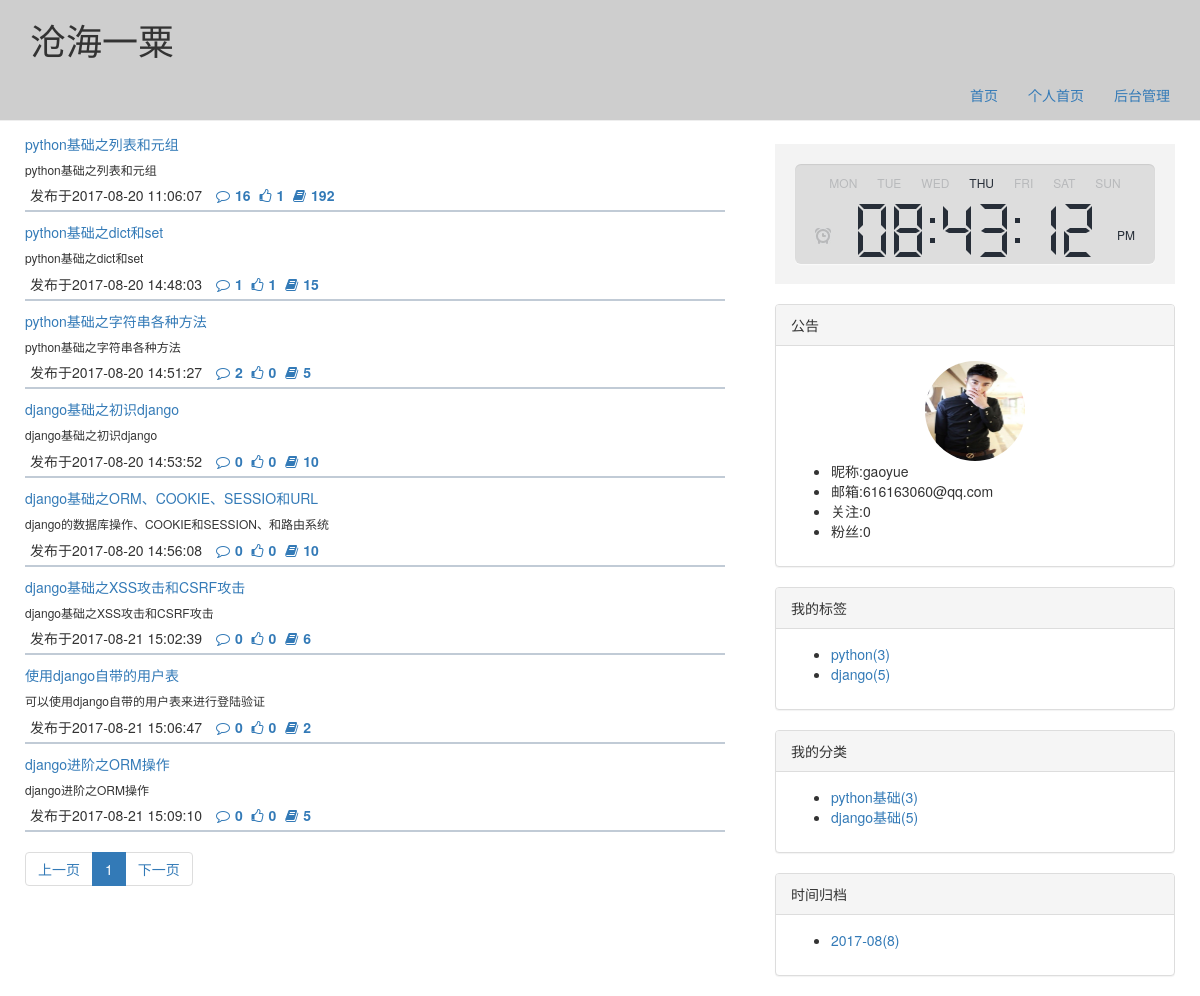
Page /gaoyue/ on the earlier database version.
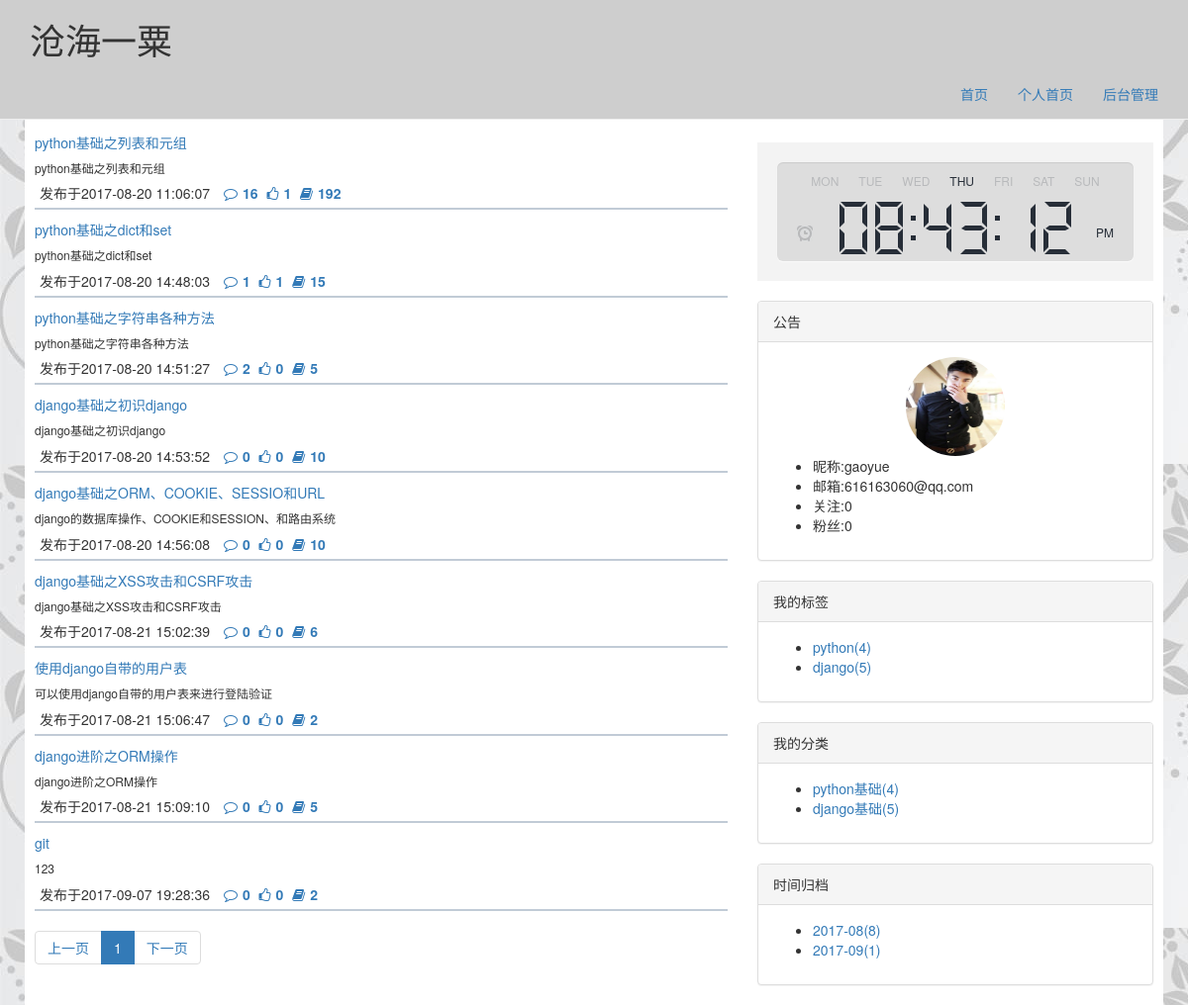
Same page on the later database version.
### app01/models.py (models this page shows)
class Article(models.Model):
    nid = models.BigAutoField(primary_key=True)
    title = models.CharField(verbose_name='文章标题', max_length=128)
    summary = models.CharField(verbose_name='文章简介', max_length=255)
    read_count = models.IntegerField(default=0)
    comment_count = models.IntegerField(default=0)
    up_count = models.IntegerField(default=0)
    down_count = models.IntegerField(default=0)
    create_time = models.DateTimeField(verbose_name='创建时间', auto_now_add=True)
    blog = models.ForeignKey(verbose_name='所属博客', to='Blog', to_field='nid')
    category = models.ForeignKey(verbose_name='文章个人类型', to='Category', to_field='nid', null=True)
    type_choices = [
        (1, "Python"),
        (2, "Linux"),
        (3, "GoLang"),
        (4, "Django"),
    ]
    article_type_id = models.IntegerField(verbose_name='文章类型', choices=type_choices, default=None)
    tags = models.ManyToManyField(
        to="Tag",
        through='Article2Tag',
        through_fields=('article', 'tag'),
    )

class Tag(models.Model):
    nid = models.AutoField(primary_key=True)
    title = models.CharField(verbose_name='标签名称', max_length=32)
    blog = models.ForeignKey(verbose_name='所属博客', to='Blog', to_field='nid')

class Category(models.Model):
    nid = models.AutoField(primary_key=True)
    title = models.CharField(verbose_name='分类标题', max_length=32)
    blog = models.ForeignKey(verbose_name='所属博客', to='Blog', to_field='nid')

### app01/views.py (the view)
# urls.py: url(r'^(?P<user>\w+)/$', views.user_blog),
def user_blog(request, *args, **kwargs):
    site = kwargs.get("user")
    obj = models.Blog.objects.filter(site=site).first()
    if not obj:
        return render(request, "application.html")
    request.session["bid"] = obj.nid
    article = obj.article_set.all()
    dict = views.user_blog(request, obj, article, *kwargs, **kwargs)  # 调用app01.view.views中的函数拿到个人博客主页必须的值
    return render(request, "blog.html", dict)

### app01/view/views.py (called while the page is built)
def myhome(request,obj):
    site=obj.site
    user = request.session.get("name")
    if user:
        us = models.Blog.objects.filter(user__username=user).first()
        if us:
            usite=us.site
        else:
            usite=""
    else:
        return None
    if site!=usite:
        return usite
    else:
        return None

### utils/paging.py (called while the page is built)
    def start(self):
        return (self.current_page - 1) * self.per_page

    def stop(self):
        return self.current_page * self.per_page

### templates/blog.html
{% extends "blog_layout.html" %}
{% block count_list %}
    {% for i in article %}
        <div class="count">
            <div class="count_title">
                <a href="/{{ i.blog.user.username }}/{{ i.nid }}">{{ i.title }}</a>
            </div>
            <div class="count_a">
                <p>{{ i.summary }}</p>
            </div>
            <div class="count_b">
                <span>发布于{{ i.create_time|date:"Y-m-d H:i:s" }}</span>
                <a href="/{{ i.blog.user.username }}/{{ i.nid }}#comment"><span class="fa fa-comment-o"></span><b>{{ i.comment_count }}</b></a>
                <a href="/{{ i.blog.user.username }}/{{ i.nid }}#thunmbs"><span class="fa fa-thumbs-o-up"></span><b>{{ i.up_count }}</b></a>
                <a href=""><span class="fa fa-book"></span><b>{{ i.read_count }}</b></a>
            </div>
        </div>
    {% endfor %}
    <nav aria-label="Page navigation">
        <ul class="pagination">
            {{ pager|safe }}
        </ul>
    </nav>
{% endblock %}

### templates/blog_layout.html (shortened to what this page needs)
<!DOCTYPE html>
<html lang="en">
<head>
    <link href="/static/css/style.css" rel="stylesheet"/>
    {% include "include/css.html" %}
    <link rel="stylesheet" href="/static/them/{{ user.theme }}.css">
</head>
<body>
<div class="page-header title">
    <div class="container" id="top">
        <h1>{{ user.title }}</h1>
        <ul class="nav navbar-nav navbar-right">
            <li><a href="/">首页</a></li>
            <li><a href="/{{ user.site }}/">个人首页</a></li>
            <li><a href="/manage/index.html/">后台管理</a></li>
        </ul>
    </div>
</div>
<div>
    <div class="count_box">
        <div class="count_list">
            {% block count_list %}
            {% endblock %}
        </div>
        <div class="right_box">
            <div class="right_li">
                <div id="clock" class="light">
                    <div class="display">
                        <div class="weekdays"></div>
                        <div class="ampm"></div>
                        <div class="alarm"></div>
                        <div class="digits"></div>
                    </div>
                </div>
                <div class="panel panel-default">
                    <div class="panel-heading">公告</div>
                    <div class="panel-body">
                        <div class="avatar">
                            <img src="/{{ user.user.avatar }}" alt="">
                        </div>
                        <ul>
                            <li>昵称:{{ user.user.nickname }}</li>
                            <li>邮箱:{{ user.user.email }}</li>
                            <li>关注:{{ attention }}</li>
                            <li>粉丝:{{ follower }}</li>
                        </ul>
                    </div>
                </div>
            </div>
            <div class="right_li">
                <div class="panel panel-default">
                    <div class="panel-heading">我的标签</div>
                    <div class="panel-body">
                        <ul>
                            {% for row in tag %}
                                <li>
                                    <a href="/{{ user.site }}/tag/{{ row.tag__nid }}.html">{{ row.tag__title }}({{ row.count }})</a>
                                </li>
                            {% endfor %}
                        </ul>
                    </div>
                </div>
            </div>
            <div class="right_li">
                <div class="panel panel-default">
                    <div class="panel-heading">我的分类</div>
                    <div class="panel-body">
                        <ul>
                            {% for row in category %}
                                <li>
                                    <a href="/{{ user.site }}/category/{{ row.category_id }}.html">{{ row.category__title }}({{ row.count }})</a>
                                </li>
                            {% endfor %}
                        </ul>
                    </div>
                </div>
            </div>
            <div class="right_li">
                <div class="panel panel-default">
                    <div class="panel-heading">时间归档</div>
                    <div class="panel-body">
                        <ul>
                            {% for row in dates %}
                                <li>
                                    <a href="/{{ user.site }}/datetime/{{ row.c }}.html">{{ row.c }}({{ row.count }})</a>
                                </li>
                            {% endfor %}
                        </ul>
                    </div>
                </div>
            </div>
        </div>
    </div>
</div>
</body>
</html>

Differences in the rows shown:
added Article: title "git", summary "123", create_time "2017-09-07 19:28:36", comment_count "0", up_count "0", read_count "2"
computed for Tag "python": count "3" → "4"
computed for Category "python基础": count "3" → "4"
Other differences:
new list line: "2017-09 ( 1 )"
